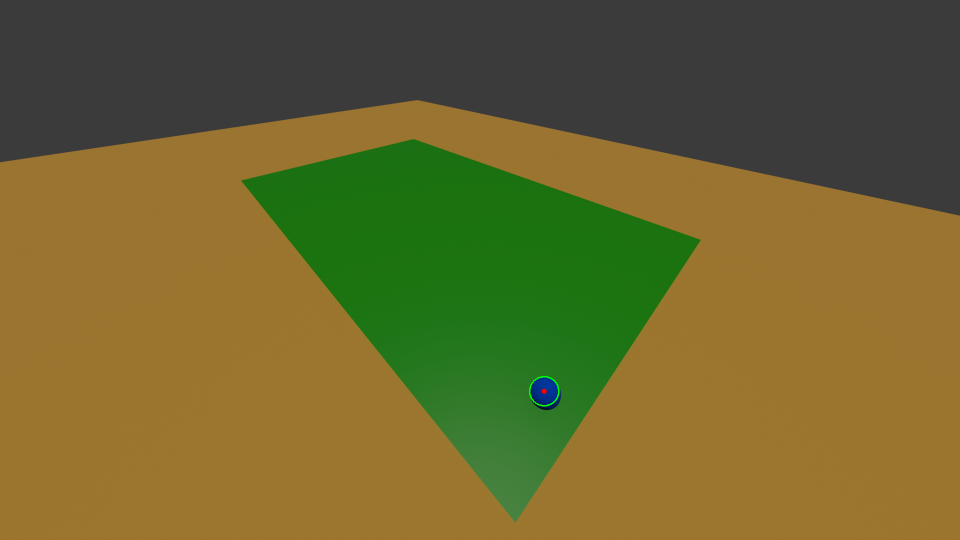
#> input picture Circle Detection/blenderExample.png, 1920 x 1080 px (shown at 1/2 size)
$ python -i Process_circles.py   (imports and definitions only)
#> lines starting #> are read from the running program, lines starting #| are printed output that depends on the picture; after the words box and inside, x2 and y2 are one past the last pixel; in counts of white or black regions, pixels touching at a corner belong together
import cv2
import numpy as np
import os
import pandas as pd

def find_circle_data_and_annotate(image_path):
    """
    Detects circles in an image, returns their average midpoint (x, y) and radius,
    and an annotated image with the circle drawn.
    If one circle is detected, its data is used.
    If two or more circles are detected, data from the first two are averaged.
    Returns (x, y, radius, annotated_image_with_drawings) or (None, None, None, None).
    """
#> called with image_path = 'blenderExample.png'
    img_original_color = cv2.imread(image_path, cv2.IMREAD_COLOR)
#> img_original_color is the input picture: shape (1080, 1920, 3); mean B, G, R 46.4, 101.1, 108.9
    if img_original_color is None:
        # Error reading image will be handled by the calling function checking os.path.exists
        return None, None, None, None # x, y, radius, annotated_image

    # Prepare image for circle detection
    gray = cv2.cvtColor(img_original_color, cv2.COLOR_BGR2GRAY)
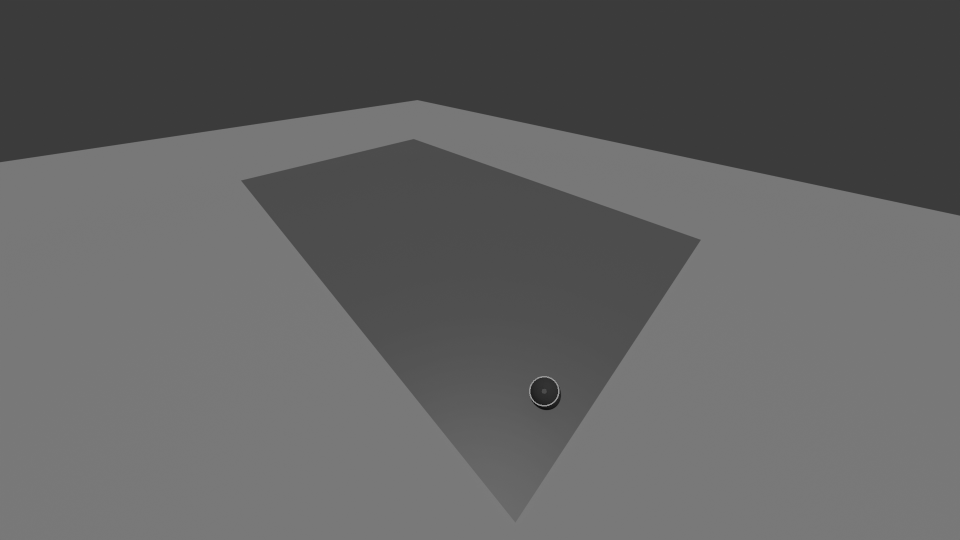
#> gray: shape (1080, 1920) (shown at 1/2 size); min 14, max 150, mean 97.1
    gray = cv2.medianBlur(gray, 5) # Apply median blur to reduce noise

    # --- Crucial Parameters for HoughCircles ---
    # Adjust these parameters based on your specific images!
    # dp: Inverse ratio of accumulator resolution to image resolution.
    # minDist: Minimum distance between centers of detected circles.
    # param1: Higher threshold for the Canny edge detector.
    # param2: Accumulator threshold for circle centers. Smaller means more (possibly false) circles.
    # minRadius: Minimum circle radius to detect (in pixels).
    # maxRadius: Maximum circle radius to detect (in pixels).
    circles = cv2.HoughCircles(gray, cv2.HOUGH_GRADIENT, dp=1, minDist=20,
                               param1=30, param2=15, minRadius=5, maxRadius=30)  # EXAMPLE VALUES - TUNE THESE!
#> circles = [[1086.5, 783.5, 29.4]]

    final_x, final_y, final_r = None, None, None
    annotated_image_to_return = None # This will hold the image with drawings

    if circles is not None:
        # circles is a 3D array: [[[x1, y1, r1], [x2, y2, r2], ...]]
        detected_circles_data = []
        for c_data in circles[0, :]: # c_data is [x_center, y_center, radius]
            detected_circles_data.append((c_data[0], c_data[1], c_data[2]))
#> this loop made 1 pass
#> after the loop, detected_circles_data = [(1086.5, 783.5, 29.4)]

        if len(detected_circles_data) == 1:
            final_x, final_y, final_r = detected_circles_data[0]
#> final_x = 1086.5; final_y = 783.5; final_r = 29.4
            # You can uncomment the line below for debugging individual detections
            # print(f"  Found 1 circle in {os.path.basename(image_path)}: X={final_x:.2f}, Y={final_y:.2f}, R={final_r:.2f}")
        elif len(detected_circles_data) >= 2:
            # Average the first two detected circles
            c1_x, c1_y, c1_r = detected_circles_data[0]
            c2_x, c2_y, c2_r = detected_circles_data[1]
            final_x = (c1_x + c2_x) / 2.0
            final_y = (c1_y + c2_y) / 2.0
            final_r = (c1_r + c2_r) / 2.0
            # You can uncomment the line below for debugging individual detections
            # print(f"  Found {len(detected_circles_data)} circles in {os.path.basename(image_path)}. Averaged first two: X={final_x:.2f}, Y={final_y:.2f}, R={final_r:.2f}")
        # If len(detected_circles_data) == 0 (though circles was not None), final_x,y,r remain None.

    if final_x is not None and final_y is not None and final_r is not None:
        # A circle (or average) was successfully determined.
        # Prepare to draw on a fresh copy of the original color image.
        img_for_annotation = img_original_color.copy()

        center_cv = (int(round(final_x)), int(round(final_y)))
#> center_cv = (1086, 784)
        radius_cv = int(round(final_r))
#> radius_cv = 29

        if radius_cv > 0: # Only draw if radius is valid for drawing
            # Draw the circle outline (green)
            cv2.circle(img_for_annotation, center_cv, radius_cv, (0, 255, 0), 2)
#> img_for_annotation: shape (1080, 1920, 3); 0.02% of pixels changed, all inside (x1, y1, x2, y2) = (1056, 755, 1116, 815)
            # Draw the midpoint (red filled circle)
            cv2.circle(img_for_annotation, center_cv, 5, (0, 0, 255), -1)
#> img_for_annotation: shape (1080, 1920, 3); mean B, G, R 46.4, 101.2, 108.9
            annotated_image_to_return = img_for_annotation # Assign the image with drawings
        else:
            # Radius is not suitable for drawing (e.g., 0 or negative).
            # Data (final_x, final_y, final_r) is still valid for DataFrame.
            # annotated_image_to_return remains None, so no image is saved.
            # print(f"  Warning: Invalid radius ({final_r:.2f}) for drawing on {os.path.basename(image_path)}. Annotation drawing skipped.")
            pass

        return final_x, final_y, final_r, annotated_image_to_return
    else:
        # No circles found or processed (e.g., HoughCircles returned None or no valid circles extracted)
        # print(f"  No circles to annotate for {os.path.basename(image_path)}")
        return None, None, None, None # x, y, r, annotated_image

# [64 lines left out: function process_all_cameras_to_dataframe, not called in this run]

# --- How to use ---
# [65 lines not run here, left out]

>>> result = find_circle_data_and_annotate('blenderExample.png')
